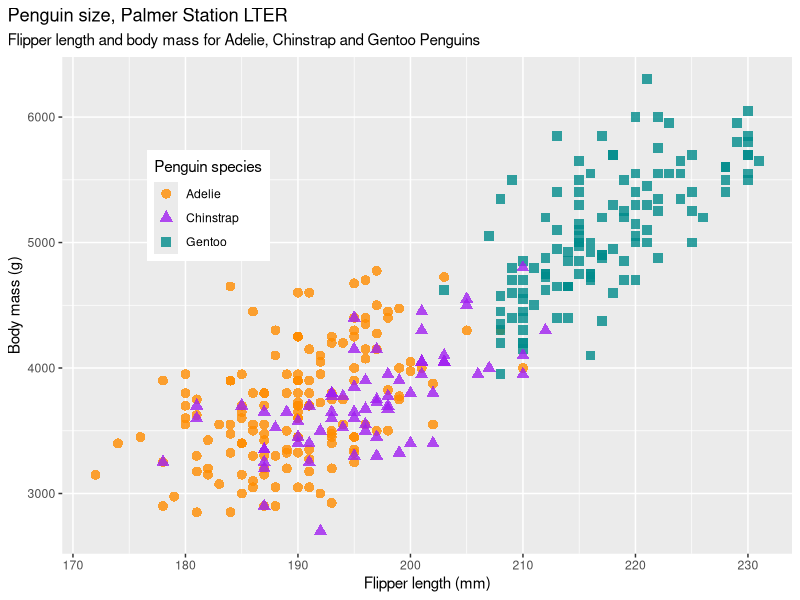

Generate this figure with R:
## ---- chunk 1
library(palmerpenguins)
head(penguins)
## ---- chunk 2
library(tidyverse)
penguins |> 
  count(species)
penguins |> 
  group_by(species) |> 
  summarize(across(where(is.numeric), mean, na.rm = TRUE))
## ---- chunk 3
mass_flipper <- ggplot(data = penguins, 
                       aes(x = flipper_length_mm,
                           y = body_mass_g)) +
  geom_point(aes(color = species, 
                 shape = species),
             size = 3,
             alpha = 0.8) +
  scale_color_manual(values = c("darkorange","purple","cyan4")) +
  labs(title = "Penguin size, Palmer Station LTER",
       subtitle = "Flipper length and body mass for Adelie, Chinstrap and Gentoo Penguins",
       x = "Flipper length (mm)",
       y = "Body mass (g)",
       color = "Penguin species",
       shape = "Penguin species") +
  theme(legend.position = c(0.2, 0.7),
        plot.title.position = "plot",
        plot.caption = element_text(hjust = 0, face= "italic"),
        plot.caption.position = "plot")

mass_flipper
